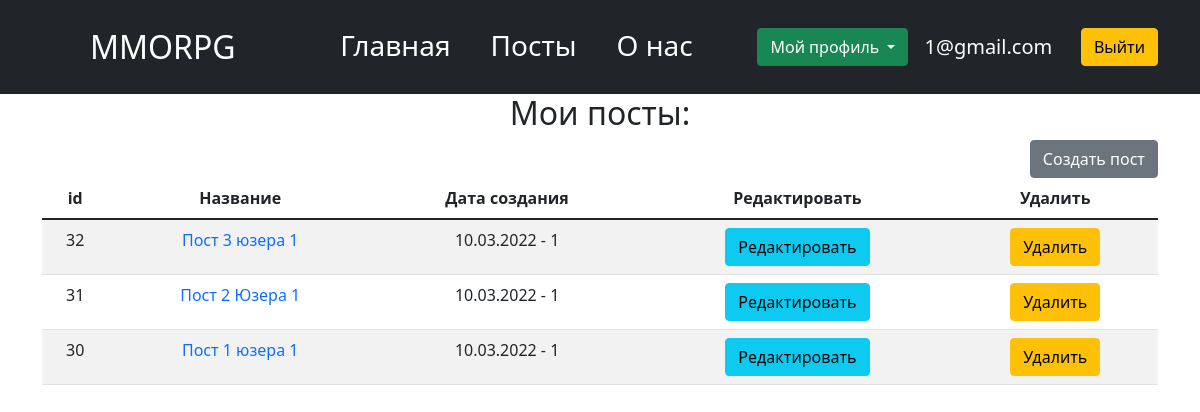
/posts/post_edit/ (signed in), run on an earlier commit of the app's database.
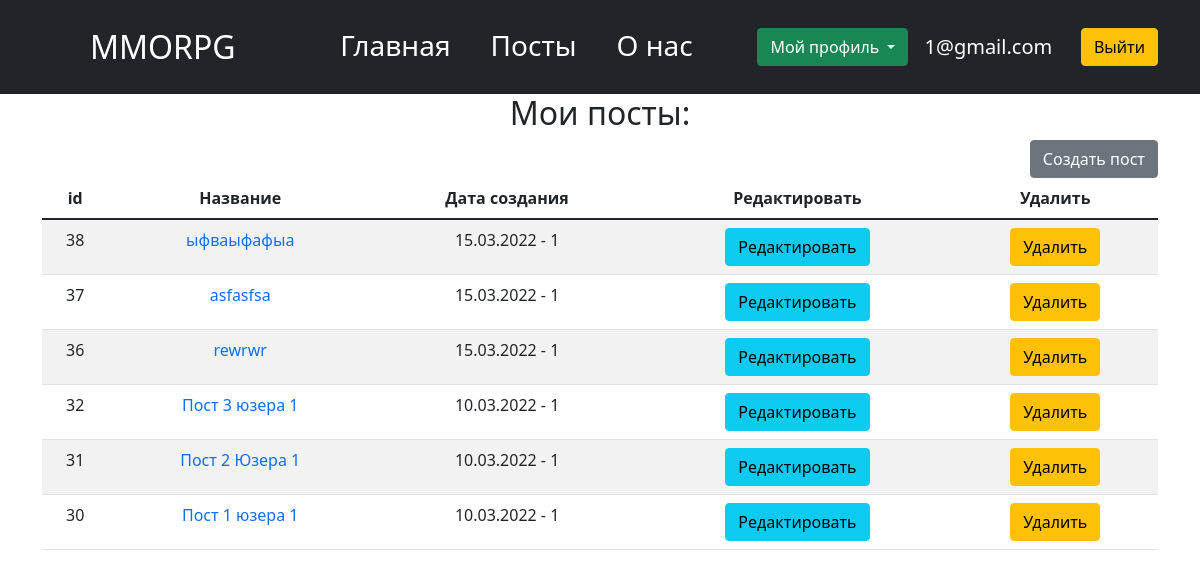
And on a later commit of the database.
### news/models.py (models this page shows, shortened)
class Post(models.Model):
    Tank = 'Танк'
    Heal = 'Хиллы'
    DD = 'ДД'
    SELLERS = 'Торговцы'
    GILDMASTERS = 'Гилдмастеры'
    KVESTGRS = 'Квестгиверы'
    BLACKSMITHS = 'Кузнецы'
    LEATHERWRKS = 'Кожевники'
    CHEMISTS = 'Зельевары'
    SPELLMASTERS = 'Мастера Заклинаний'
    CATEGORY_CHOICES = [
        (Tank, 'Танк'),
        (Heal, 'Хиллы'),
        (DD, 'ДД'),
        (SELLERS, 'Торговцы'),
        (GILDMASTERS, 'Гилдмастеры'),
        (KVESTGRS, 'Квестгиверы'),
        (BLACKSMITHS, 'Кузнецы'),
        (LEATHERWRKS, 'Кожевники'),
        (CHEMISTS, 'Зельевары'),
        (SPELLMASTERS, 'Мастера Заклинаний')
    ]
    title = models.CharField(unique=True,
                             max_length=128,
                             verbose_name='Название'
                             )
    text = models.TextField(verbose_name='131')
    date_creation = models.DateTimeField(auto_now_add=True)
    category = models.CharField(choices=CATEGORY_CHOICES,
                                default='Tank',
                                verbose_name='Категория',
                                max_length=18
                                )
    author = models.ForeignKey(User,
                               on_delete=models.CASCADE,
                               verbose_name='Автор'
                               )
    rating = models.IntegerField(default=0)
    class Meta:
        verbose_name = 'Пост'
        verbose_name_plural = 'Посты'

### news/views.py (the view)
# urls.py: path('post_edit/', PostEdit.as_view(), name='post_edit'),
class PostEdit(LoginRequiredMixin, TemplateView):
    template_name = 'MMORPG/post_edit.html'
    def get_context_data(self, **kwargs):
        context = super().get_context_data(**kwargs)
        context['post_list'] = Post.objects.all().order_by('-id')
        return context

### templates/MMORPG/post_edit.html (shortened to what this page needs)
{% extends 'MMORPG/flatpages/default.html' %}
{% block content %}
  <h2> Мои посты: </h2>
  <div style="text-align:right">
    <a href="/posts/create" class="btn btn-secondary">Создать пост</a>
  </div>
  <table class="table table-striped">
    <thead>
      <tr>
        <th scope="col">id</th>
        <th scope="col">Название</th>
        <th scope="col">Дата создания</th>
        <th scope="col">Редактировать</th>
        <th scope="col">Удалить </th>
      </tr>
    </thead>
    <tbody>
      {%for post in post_list%}
        {% if request.user == post.author %}
          <tr {% if post.id|slugify == request.GET.id %} style="background:yellow" {% endif%}>
            <td>{{post.id}}</td>
            <td><a href="{% url 'post_detail' post.id %}" style="text-decoration: none;"> {{post.title}} </a></td>
            <td>{{post.date_creation|date:'d.m.Y'}} - {{post.author}}</td>
            <td><a class="btn btn btn-info" href="{%url 'post_update' post.id%}">Редактировать</a></td>
            <td><a class="btn btn-warning" href="{%url 'post_delete' post.id%}">Удалить</a></td>
          </tr>
        {% endif %}
      {% endfor %}
    </tbody>
  </table>
{% endblock %}

What changed in the data, as far as the page shows it:
added Post: id "38", title "ыфваыфафыа", date_creation "15.03.2022", author "1"
added Post: id "37", title "asfasfsa", date_creation "15.03.2022", author "1"
added Post: id "36", title "rewrwr", date_creation "15.03.2022", author "1"
